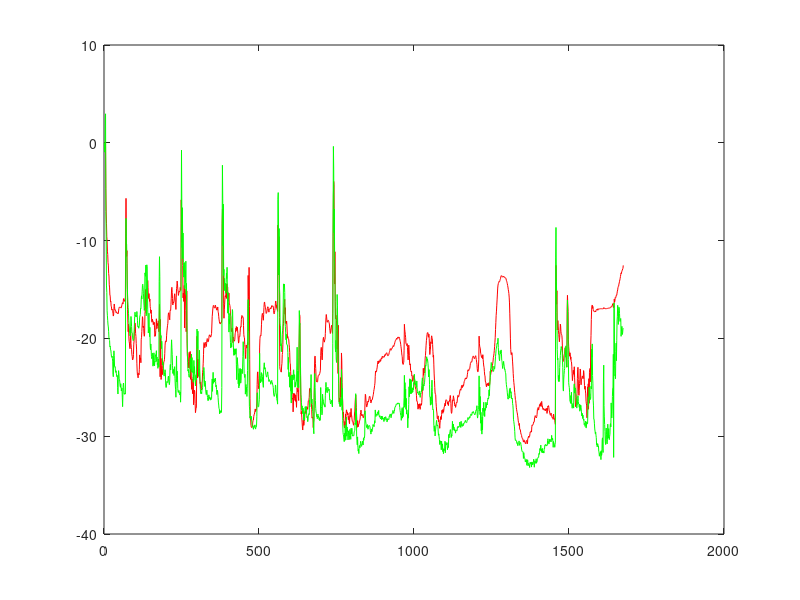

Recreate this plot in MATLAB.
clear all; clc;

M = 5; %Filter order


kernel_bw = 20;
kernel = @(z,zin) exp(-(norm(z-zin)^2)/kernel_bw);

% NETWORK
intel_dataset = load('intel_data_and_structure_nn4.mat');

G = intel_dataset.G; %graph
W = intel_dataset.W; %shift/weight matrix (gaussian from distances)
S = W;

N = G.N;

A = full(G.A);
L = full(G.L);

% Computing combination coefficients
c=eye(N) + A;
count=sum(c');
CC = zeros(N,N);
for i=1:N
    for j=1:N
        if(i~=j)
            if c(i,j)~=0
                Cc(i,j)=1/(max(count(i),count(j)));
            else
                Cc(i,j)=0;
            end
        else
            Cc(i,j)=0;
        end
    end
    Cc(i,i)= 1 - sum(Cc(i,:));
end
C_nl = Cc;

% 
% W = rand(N,N);
% W = (W+W')/2;
% S = W.*A;
[VS,DS] = eig(S);
S = VS*( DS./max(diag(abs(DS))))*VS';
S(S<10^-5) = 0;    

% SIGNAL PARAMS    
% sv=load('sv');
% sigma_x = sv.sigma_x;

% nv=load('nv');
sigma_v = 0.1+rand(N,1)/20;

% Rx = diag(sigma_x);
Rv = diag(sigma_v);


data = load('intel_data_5min_march.mat');
X = data.Xtemp;
Y = data.Xhumid;
time_stamps = data.Time_stamps;

Yrff = zeros(size(Y));


for mu = 4 %Iterates over different step sizes
    tic
    rng(4,'v5uniform');
    % GENERAL PARAMETERS
    T = length(X); %Total time

    number_of_runs = 1; 
    MSE_average_cc = zeros(1,T);
    MSE_average_rf = zeros(1,T);
    MSE_average_lms = zeros(1,T);
    % mu = 0.5;

    % PARAMS CC
    cc_param = 0.1; %0.1 for 32, 0.2 or 0.3 for 64, 0.4 for 128
    dict_target = 32; %Targeted dictionary size

    % PARAMS RF
    D = dict_target; %Making RFF-space dimension equal to the dictionary size

    % CC DICTIONARY TRAINING
    Xtrain = X;
    dict = zeros(1,M);
    while length(dict)~=dict_target
        for t=1:length(Xtrain)
            for m = 0:min(t-1,M-1)  % ICASSP Z
                Ztrain(:,m+1,t) = (S^m)*Xtrain(:,t-m);
            end
        end
        
        for t=5:length(Xtrain)    
            for k = 1:N
                zk = Ztrain(k,:,t);
                kvec = exp(-(vecnorm(dict-zk,2,2).^2)/kernel_bw);
                if max(kvec) <= cc_param
                    dict = [dict;zk];
    %                 fprintf('size %i/n',length(dict));
                end
                if ~all(dict(1,:)), dict(1,:)=[]; end
                if length(dict) == dict_target, break; end
            end
            if length(dict) == dict_target, break; end
        end
    end
    

    % RF MAPPING CONSTRUCTION ( [cos(vp*z + b) ... ] )
    Vp = sqrt(kernel_bw^-1)*randn(M,D); % sampled vectors for RF
    b = 2*pi*rand(D,1); % random phase

    % Kernel LMS MC iterations
    for run=1:number_of_runs % MC iteration
        fprintf('run: %i - ', run);

        % INPUT X AND NOISE V    
        V = mvnrnd(zeros(N,1),Rv,T)';

        % Definition of Z
        % Non-linear filter 
        Z = zeros(N,M,T);

        % Coherence-check variables
        alpha = mat2cell(zeros(dict_target,N),dict_target,ones(1,N));
        beta = alpha;
        kvec = alpha;

        % RF variables
        theta = zeros(D,N); %RF coefficients
        psi = zeros(D,N); %Auxiliary RF coefficients (combine terms)

        % LMS variables
        psi_hat = zeros(M,N);
        h_dist = zeros(M,N);

        % error measures
        e_cc = zeros(N,T);
        mse_cc = zeros(N,T);

        e_rf = zeros(N,T);
        mse_rf = zeros(N,T);

        e_lms = zeros(N,T);
        mse_lms = zeros(N,T);

        % iterations
        for t=1:T

            %INPUT VECTOR AND OUTPUT FOR THAT ITERATION
            for m = 0:min(t-1,M-1)  % ICASSP Z
                Z(:,m+1,t) = (S^m)*X(:,t-m);
            end
%             Y(:,t) = sqrt(Z(:,1,t).^2 + sin(Z(:,4,t)*pi).^2) + (0.8 - 0.5*exp(-Z(:,2,t).^2)).*Z(:,3,t) + V(:,t);


            % LMS
            for k = 1:N %ADAPT
                %ADAPT CC PT1
                kvec{k} = exp(-(vecnorm(dict-Z(k,:,t),2,2).^2)/kernel_bw);
                e_cc(k,t) = Y(k,t) - alpha{k}'*kvec{k};
%                 mse_cc(k,t)= e_cc(k,t)^2/(Y(:,t)'*Y(:,t));;
                mse_cc(k,t)= e_cc(k,t)^2/(Y(k,t)^2);;

                %ADAPT RF
                zk = Z(k,:,t)'; %input vector at node k;
                rf_k = (D/2)^(-1/2)*cos(Vp'*zk + b); 

                e_rf(k,t) = Y(k,t) - theta(:,k)'*rf_k;  % current error   
                Yrff(k,t) = theta(:,k)'*rf_k;
                
%                 mse_rf(k,t)= e_rf(k,t)^2/(Y(:,t)'*Y(:,t));
                mse_rf(k,t)= e_rf(k,t)^2/(Y(k,t)^2);
                psi(:,k) = theta(:,k) + 2*e_rf(k,t)*rf_k;  %updating theta

                %ADAPT LMS
                psi_hat(:,k) = h_dist(:,k) + mu*zk*(Y(k,t) - zk'*h_dist(:,k));
                e_lms(k,t) = Y(k,t) - zk'*h_dist(:,k);
                mse_lms(k,t)= e_lms(k,t)^2;
            end

            for k = 1:N %ADAPT CC PT2
                aux_beta = alpha{k};
                N_k = find(C_nl(k,:));
                for l = N_k
                    e_kl = Y(l,t) - alpha{k}'*kvec{l};
                    aux_beta = aux_beta + mu*C_nl(k,l)*(e_kl)*kvec{l};
                end
                beta{k} = aux_beta;
            end

            % COMBINE %
            %COMBINE CC
            for k = 1:N
                alpha{k} = cell2mat( beta )*Cc(k,:)';
            end
            %COMBINE RF
            theta  = psi*Cc;

            %COMBINE LMS
            h_dist = psi_hat*Cc;
            
            % NMSE COMPUTATION
            for k=1:N
                N_k = find(C_nl(k,:));
                nmse_cc_k(k,t) = sum(e_cc(N_k,t).^2)/sum(Y(N_k,t).^2);
                nmse_rf_k(k,t) = sum(e_rf(N_k,t).^2)/sum(Y(N_k,t).^2);
            end
            

        end
        MSE_cc = (1/N)*sum(mse_cc);
        MSE_average_cc = MSE_average_cc + MSE_cc;

        MSE_rf = (1/N)*sum(mse_rf);
        MSE_average_rf = MSE_average_rf + MSE_rf;

        MSE_lms = (1/N)*sum(mse_lms);
        MSE_average_lms = MSE_average_lms + MSE_lms;

        toc    
    end

    MSE_final_average_rf = MSE_average_rf/number_of_runs;
    MSE_final_average_cc = MSE_average_cc/number_of_runs;
    MSE_final_average_lms = MSE_average_lms/number_of_runs;
    plot(10*log10(MSE_final_average_cc),'r');
    hold on;
    plot(10*log10(MSE_final_average_rf),'g');
%     plot(10*log10(MSE_final_average_lms),'r');
%     xlabel('Iteration','interpreter','latex','fontsize',14);
%     ylabel('MSE dB','interpreter','latex','fontsize',14);
%     xlabel('Iteration','FontName','Times New Roman','FontSize',14);
%     ylabel('MSE [dB]','FontName','Times New Roman','FontSize',14);
%     set(gca,'xtick',[1:10:length(time_stamps)],'xticklabel',time_stamps(1:10:length(time_stamps),:))
%     xtickangle(60);
    
    % fig_legend = legend();
    % fig_legend.FontSize = 14;
    % fig_legend.interpreter = 'latex';

%     save(['MSE_ALL_C0' num2str(cc_param*10) 'D' num2str(D) 'mu0' num2str(mu*10)],'MSE_final_average_cc','MSE_final_average_rf','MSE_final_average_lms','mu','cc_param','dict_target','D','number_of_runs','T')
end

% % %% PLOT
% 
% % NETWORK
% close all
% % pos = G.coords;
% % figure; gsp_plot_graph(G); hold on; for i=1:length(pos), text(pos(i,1)+0.2,pos(i,2)+0.5,int2str(i));end
% 
% k1 = 40;
% k2 = 50;
% % k3 = 20;
% % k4 = 50;
% xmax = 400;
% % ./Y(k1,1:1400).^2
% %SIGNALS ON SENSORS
% subplot(4,1,1);
% plot(  10*log10(e_cc(k1,1:1400).^2./Y(k1,1:1400).^2), 'r' );  title('e^2/y^2 (db)');
% hold on;
% plot(  10*log10(e_rf(k1,1:1400).^2./Y(k1,1:1400).^2), 'g'  );
% xlim([1 xmax]);
% subplot(4,1,2);
% plot(  (e_cc(k1,1:1400).^2./Y(k1,1:1400).^2), 'r' );  title('e^2/y^2 (linear)');
% hold on;
% plot(  (e_rf(k1,1:1400).^2./Y(k1,1:1400).^2), 'g'  );
% xlim([1 xmax]);
% subplot(4,1,3);
% plot(  10*log10(e_cc(k1,1:1400).^2), 'r' );  title('e^2 (db)');
% hold on;
% plot(  10*log10(e_rf(k1,1:1400).^2), 'g'  );
% xlim([1 xmax]);
% subplot(4,1,4);
% plot(  (e_cc(k1,1:1400).^2), 'r' );  title('e^2 (linear)');
% hold on;
% plot(  (e_rf(k1,1:1400).^2), 'g'  );
% xlim([1 xmax]);
% % plot([40,40],[1,-200],'--');
% % legend('CC-based GDKLMS','RFF-based GDKLMS','Location','southeast');
% % xlim([1 1400]); ylim([-150 2]);
% % set(gca,'xticklabel',[])
% % ylim([-1 2])
% xlabel('Iteration index (\it{n})')
% % ylabel('Normalized squared error (dB)')
% 
% % subplot(2,1,2);
% % plot(  10*log10(e_cc(k2,1:1400).^2./Y(k2,1:1400).^2), 'r' ); title('Sensor 50');
% % hold on;
% % plot(  10*log10(e_rf(k2,1:1400).^2./Y(k2,1:1400).^2), 'g'  );
% % % plot([40,40],[1,-200],'--');
% % % legend('CC-based GDKLMS','RFF-based GDKLMS','Location','southeast');
% % % xlim([1 1400]); ylim([-150 2]);
% % % set(gca,'xticklabel',[])
% % xlabel('Iteration index (\it{n})')
% % ylabel('Normalized error (dB)')
% 
% % subplot(2,2,3);
% % plot(  10*log10(e_cc(k3,1:1400).^2./Y(k3,1:1400).^2), 'r' ); title('Station 20');
% % hold on;
% % plot(  10*log10(e_rf(k3,1:1400).^2./Y(k3,1:1400).^2), 'g');
% % % plot([40,40],[1,-200],'--');
% % % legend('CC-based GDKLMS','RFF-based GDKLMS','Location','southeast'); 
% % % xlim([1 1400]); ylim([-150 2]); 
% % % set(gca,'xticklabel',[])
% % xlabel('Iteration index (\it{n})')
% % % ylabel('Normalized error (dB)')
% % 
% % subplot(2,2,4);
% % plot(  10*log10(e_cc(k4,1:1400).^2./Y(k4,1:1400).^2), 'r' ); title('Station 50');
% % hold on;
% % plot(  10*log10(e_rf(k4,1:1400).^2./Y(k4,1:1400).^2), 'g');
% % % plot([40,40],[1,-200],'--');
% % % legend('CC-based GDKLMS','RFF-based GDKLMS','Location','southeast');
% % % xlim([1 1400]); ylim([-150 2]);
% % % xlabel('Iteration index (\it{n})')
% % % ylabel('Normalized error (dB)')